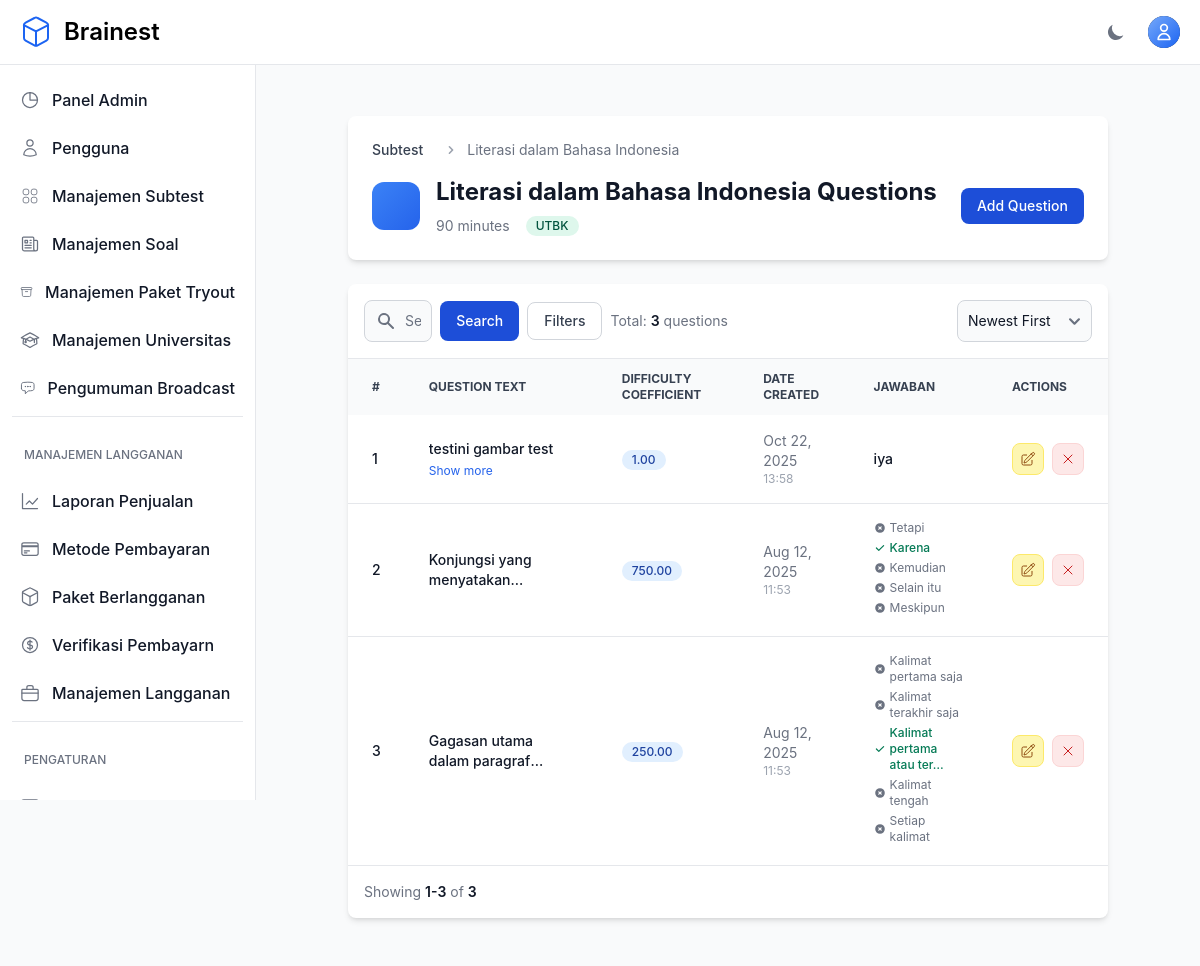
The page /teacher/categories/35/questions/ (signed in) on the database as committed earlier.
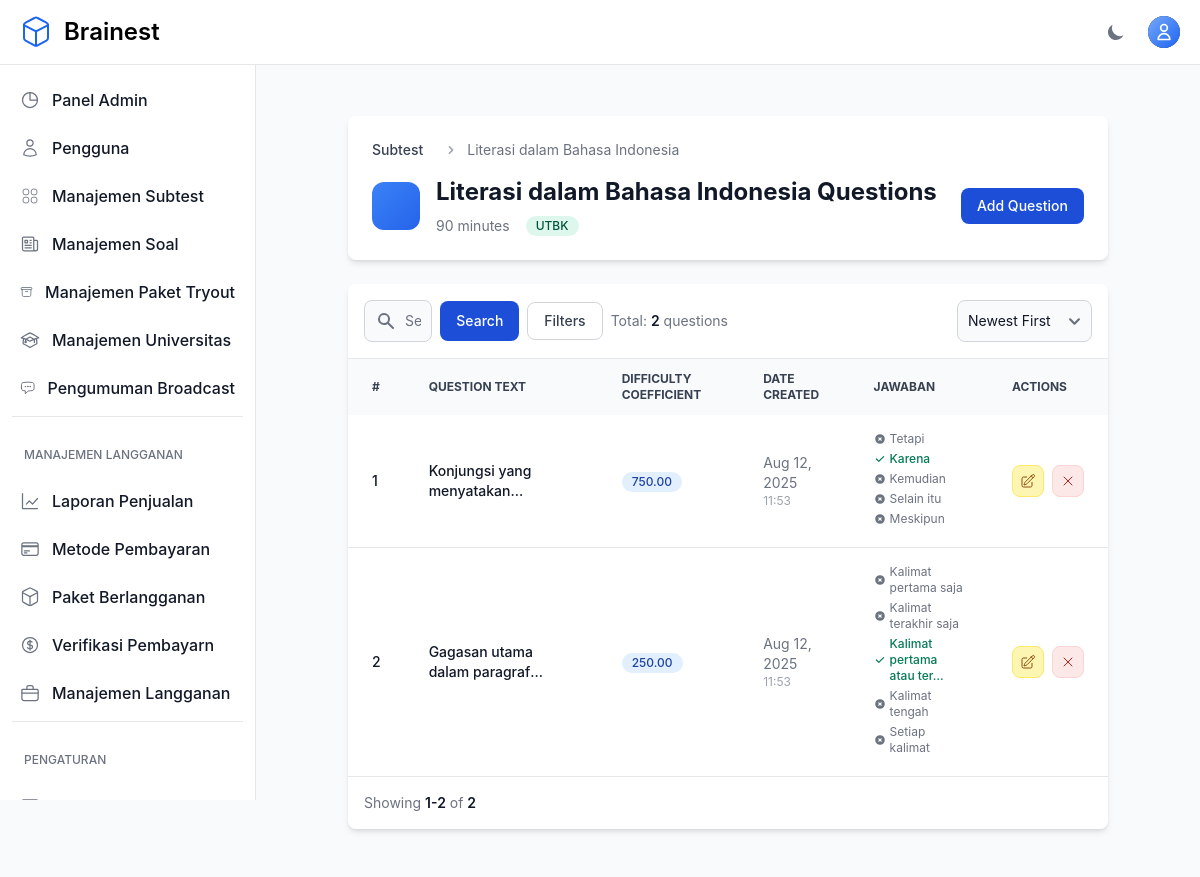
The same page on the database as committed later.
### otosapp/models.py (models this page shows, shortened)
class Question(models.Model):
    QUESTION_TYPES = [
        ('multiple_choice', 'Pilihan Ganda'),
        ('essay', 'Isian/Essay'),
    ]
    question_text = models.TextField('Text')
    pub_date = models.DateTimeField('date published')
    category = models.ForeignKey(Category, on_delete=models.CASCADE)
    custom_weight = models.FloatField(default=0, help_text="Custom weight for scoring (0-100)")
    difficulty_coefficient = models.FloatField(default=1.0, help_text="UTBK difficulty coefficient (auto-calculated)")
    question_type = models.CharField(max_length=20, choices=QUESTION_TYPES, default='multiple_choice', help_text="Tipe soal: pilihan ganda atau isian")
    correct_answer_text = models.TextField(blank=True, null=True, help_text="Jawaban benar untuk soal isian (pisahkan dengan koma jika ada beberapa jawaban yang benar)")
    explanation = models.TextField(blank=True, null=True, help_text="Pembahasan atau penjelasan mengapa jawabannya demikian (opsional)")

class Choice(models.Model):
    question = models.ForeignKey(Question, on_delete=models.CASCADE, related_name='choices')
    choice_text = models.TextField('Text')
    choice_image = models.ImageField(
        upload_to='choice_images/',
        blank=True,
        null=True,
        storage=get_storage,
        max_length=500,
        help_text="DEPRECATED: Use WYSIWYG editor in choice_text instead. Kept for existing data compatibility."
    )
    is_correct = models.BooleanField(default=False)

### otosapp/views.py (the view)
# urls.py: path('teacher/categories/<int:category_id>/questions/', views.teacher_question_list, name='teacher_question_list'),
@login_required
@admin_or_teacher_required
def teacher_question_list(request, category_id):
    category = get_object_or_404(Category, id=category_id)
    if not (request.user.is_admin() or category.created_by == request.user or category.teachers.filter(pk=request.user.pk).exists()):
        raise PermissionDenied
    questions = Question.objects.filter(category=category).order_by('-pub_date')
    paginator = Paginator(questions, 10)
    page = request.GET.get('page')
    try:
        questions_page = paginator.page(page)
    except PageNotAnInteger:
        questions_page = paginator.page(1)
    except EmptyPage:
        questions_page = paginator.page(paginator.num_pages)
    return render(request, 'teacher/question_list.html', {'questions': questions_page, 'category': category})

### otosapp/models.py (called while the page is built)
    def is_admin(self):
        return self.role and self.role.role_name == 'Admin'

### otosapp/templates/teacher/question_list.html (shortened to what the changed rows need)
{% extends 'base.html' %}
{% load custom_filters %}
{% block content %}
<section class="bg-gray-50 dark:bg-gray-900 p-3 sm:p-5 antialiased">
  <div class="mx-auto max-w-screen-xl px-4 lg:px-12">
    <div class="bg-white dark:bg-gray-800 relative shadow-md sm:rounded-lg overflow-hidden mb-6">
      <div class="p-6">
        <div class="flex flex-col lg:flex-row items-start lg:items-center justify-between space-y-4 lg:space-y-0">
          <div class="flex items-center space-x-4">
            <div>
              <h1 class="text-2xl font-bold text-gray-900 dark:text-white">{{ category.category_name }} Questions</h1>
            </div>
          </div>
        </div>
      </div>
    </div>
    <div class="bg-white dark:bg-gray-800 relative shadow-md sm:rounded-lg overflow-hidden">
      <div class="flex flex-col md:flex-row items-center justify-between space-y-3 md:space-y-0 md:space-x-4 p-4 border-b border-gray-200 dark:border-gray-700">
        <div class="w-full md:w-1/2">
          <form method="GET" class="flex items-center space-x-2">
            <div class="ml-auto text-sm text-gray-500">Total: <span class="font-semibold text-gray-900 dark:text-white">{{ questions.paginator.count }}</span> questions</div>
          </form>
        </div>
      </div>
      <div class="overflow-x-auto">
        <table class="w-full text-sm text-left text-gray-500 dark:text-gray-400">
          <thead class="text-xs text-gray-700 uppercase bg-gray-50 dark:bg-gray-700 dark:text-gray-400">
            <tr>
              <th scope="col" class="px-6 py-3">#</th>
              <th scope="col" class="px-6 py-3">Question Text</th>
              <th scope="col" class="px-6 py-3">Difficulty Coefficient</th>
              <th scope="col" class="px-6 py-3">Date Created</th>
              <th scope="col" class="px-6 py-3 choices-mobile-hidden">Jawaban</th>
              <th scope="col" class="px-6 py-3">Actions</th>
            </tr>
          </thead>
          <tbody>
            {% for question in questions %}
            <tr class="border-b dark:border-gray-700 hover:bg-gray-50 dark:hover:bg-gray-700 transition-colors">
              <td class="px-6 py-4 text-sm font-medium text-gray-900 dark:text-white">{{ forloop.counter }}</td>
              <td class="px-6 py-4">
                <div class="max-w-md">
                  <div class="text-sm font-medium text-gray-900 dark:text-white line-clamp-2">
                    {{ question.question_text|smart_question_text|striptags|truncatechars:100 }}
                  </div>
                  {% if question.question_text|length > 100 %}
                  <button onclick="toggleFullText({{ forloop.counter }})" class="text-xs text-primary-600 hover:text-primary-700 dark:text-primary-400 mt-1">
                    Show more
                  </button>
                  {% endif %}
                </div>
              </td>
              <td class="px-6 py-4">
                <span class="inline-flex items-center px-2.5 py-0.5 rounded-full text-xs font-medium bg-blue-100 text-blue-800 dark:bg-blue-900 dark:text-blue-300">
                  {{ question.difficulty_coefficient|default:question.custom_weight|floatformat:2|default:'-' }}
                </span>
              </td>
              <td class="px-6 py-4 text-sm text-gray-500 dark:text-gray-400">
                {% if question.pub_date %}
                  {{ question.pub_date|date:'M d, Y' }}
                  <div class="text-xs text-gray-400 dark:text-gray-500">{{ question.pub_date|time:'H:i' }}</div>
                {% endif %}
              </td>
              <td class="px-6 py-4 choices-mobile-hidden">
                <div class="max-w-xs choices-container">
                  {% if question.question_type == 'essay' %}
                    <div class="flex items-start">
                      <div class="flex-1">
                        <div class="text-sm text-gray-900 dark:text-white font-medium">
                          {{ question.correct_answer_text|truncatechars:50 }}
                        </div>
                      </div>
                    </div>
                  {% else %}
                    {% for choice in question.choices.all %}
                    <div class="flex items-center space-x-1 text-xs mb-1">
                      {% if choice.is_correct %}
                        <div class="flex items-center text-green-600">
                          <svg class="w-3 h-3 mr-1 flex-shrink-0" fill="currentColor" viewBox="0 0 20 20">
                            <path fill-rule="evenodd" d="M16.707 5.293a1 1 0 010 1.414l-8 8a1 1 0 01-1.414 0l-4-4a1 1 0 011.414-1.414L8 12.586l7.293-7.293a1 1 0 011.414 0z" clip-rule="evenodd"></path>
                          </svg>
                          <span class="font-medium">{{ choice.choice_text|smart_question_text|striptags|truncatechars:25 }}</span>
                        </div>
                      {% else %}
                        <div class="flex items-center text-gray-500 dark:text-gray-400">
                          <span>{{ choice.choice_text|smart_question_text|striptags|truncatechars:25 }}</span>
                        </div>
                      {% endif %}
                    </div>
                    {% endfor %}
                  {% endif %}
                </div>
              </td>
              <td class="px-6 py-4">
                <div class="flex items-center space-x-2">
                  <a href="{% url 'teacher_question_update' question.id %}" class="flex items-center justify-center w-8 h-8 text-sm font-medium text-yellow-700 bg-yellow-100 border border-yellow-200 rounded-lg hover:bg-yellow-200 dark:bg-yellow-900 dark:text-yellow-300 dark:border-yellow-700 dark:hover:bg-yellow-800" title="Edit">
                  </a>
                  <button type="button" data-delete-id="{{ question.id }}" data-modal-target="deleteModal" data-modal-toggle="deleteModal" class="delete-btn flex items-center justify-center w-8 h-8 text-sm font-medium text-red-700 bg-red-100 border border-red-200 rounded-lg hover:bg-red-200 dark:bg-red-900 dark:text-red-300 dark:border-red-700 dark:hover:bg-red-800" title="Delete">
                    <svg xmlns="http://www.w3.org/2000/svg" fill="none" viewBox="0 0 24 24" stroke-width="1.5" stroke="currentColor" class="w-4 h-4">
                      <path stroke-linecap="round" stroke-linejoin="round" d="M6 18 18 6M6 6l12 12" />
                    </svg>
                  </button>
                </div>
              </td>
            </tr>
            {% endfor %}
          </tbody>
        </table>
      </div>
      <nav class="flex flex-col md:flex-row justify-between items-start md:items-center space-y-3 md:space-y-0 p-4">
        <span class="text-sm font-normal text-gray-500 dark:text-gray-400">Showing <span class="font-semibold text-gray-900 dark:text-white">{{ questions.start_index }}-{{ questions.end_index }}</span> of <span class="font-semibold text-gray-900 dark:text-white">{{ questions.paginator.count }}</span></span>
      </nav>
    </div>
  </div>
</section>
{% endblock %}

Rows that differ between the two databases and show on the page:
removed Question: question_text|smart_question_text "testini gambar test", difficulty_coefficient "1.00", pub_date "Oct 22, 2025", pub_date "13:58", correct_answer_text "iya"
Other text that changed with them:
{{ questions.paginator.count }}: "3" → "2"
{{ questions.end_index }}: "3" → "2"
